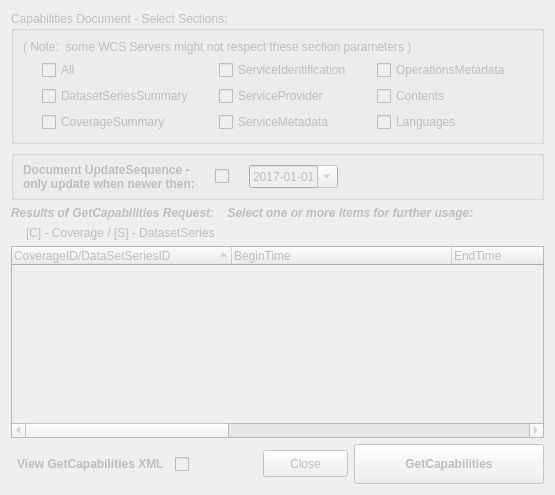
     <widget class="QWidget" name="tab_GCa">
      <property name="enabled">
       <bool>false</bool>
      </property>
      <property name="mouseTracking">
       <bool>false</bool>
      </property>
      <property name="focusPolicy">
       <enum>Qt::NoFocus</enum>
      </property>
      <attribute name="title">
       <string>GetCapabilities</string>
      </attribute>
      <layout class="QVBoxLayout" name="verticalLayout_8">
       <item>
        <widget class="QGroupBox" name="GroupBox_4">
         <property name="title">
          <string>Capabilities Document - Select Sections:</string>
         </property>
         <layout class="QVBoxLayout" name="verticalLayout_9">
          <item>
           <widget class="QLabel" name="label">
            <property name="text">
             <string>( Note:  some WCS Servers might not respect these section parameters )</string>
            </property>
           </widget>
          </item>
          <item>
           <layout class="QGridLayout" name="gridLayout_5">
            <item row="1" column="0">
             <widget class="QCheckBox" name="checkBox_GCaDaSerSum">
              <property name="sizePolicy">
               <sizepolicy hsizetype="Maximum" vsizetype="Fixed">
                <horstretch>0</horstretch>
                <verstretch>0</verstretch>
               </sizepolicy>
              </property>
              <property name="text">
               <string>DatasetSeriesSummary</string>
              </property>
             </widget>
            </item>
            <item row="2" column="0">
             <widget class="QCheckBox" name="checkBox_GCaCovSum">
              <property name="sizePolicy">
               <sizepolicy hsizetype="Maximum" vsizetype="Fixed">
                <horstretch>0</horstretch>
                <verstretch>0</verstretch>
               </sizepolicy>
              </property>
              <property name="text">
               <string>CoverageSummary</string>
              </property>
             </widget>
            </item>
            <item row="1" column="1">
             <widget class="QCheckBox" name="checkBox_GCaServProv">
              <property name="sizePolicy">
               <sizepolicy hsizetype="Maximum" vsizetype="Fixed">
                <horstretch>0</horstretch>
                <verstretch>0</verstretch>
               </sizepolicy>
              </property>
              <property name="text">
               <string>ServiceProvider</string>
              </property>
             </widget>
            </item>
            <item row="0" column="0">
             <widget class="QCheckBox" name="checkBox_GCaAll">
              <property name="text">
               <string>All</string>
              </property>
             </widget>
            </item>
            <item row="0" column="1">
             <widget class="QCheckBox" name="checkBox_GCaServId">
              <property name="sizePolicy">
               <sizepolicy hsizetype="Maximum" vsizetype="Fixed">
                <horstretch>0</horstretch>
                <verstretch>0</verstretch>
               </sizepolicy>
              </property>
              <property name="text">
               <string>ServiceIdentification</string>
              </property>
             </widget>
            </item>
            <item row="2" column="2">
             <widget class="QCheckBox" name="checkBox_GCaLang">
              <property name="sizePolicy">
               <sizepolicy hsizetype="Maximum" vsizetype="Fixed">
                <horstretch>0</horstretch>
                <verstretch>0</verstretch>
               </sizepolicy>
              </property>
              <property name="text">
               <string>Languages</string>
              </property>
             </widget>
            </item>
            <item row="1" column="2">
             <widget class="QCheckBox" name="checkBox_GCaCont">
              <property name="sizePolicy">
               <sizepolicy hsizetype="Maximum" vsizetype="Fixed">
                <horstretch>0</horstretch>
                <verstretch>0</verstretch>
               </sizepolicy>
              </property>
              <property name="text">
               <string>Contents</string>
              </property>
             </widget>
            </item>
            <item row="0" column="2">
             <widget class="QCheckBox" name="checkBox_GCaOpMeta">
              <property name="sizePolicy">
               <sizepolicy hsizetype="Maximum" vsizetype="Fixed">
                <horstretch>0</horstretch>
                <verstretch>0</verstretch>
               </sizepolicy>
              </property>
              <property name="text">
               <string>OperationsMetadata</string>
              </property>
             </widget>
            </item>
            <item row="2" column="1">
             <widget class="QCheckBox" name="checkBox_GCaServMeta">
              <property name="sizePolicy">
               <sizepolicy hsizetype="Maximum" vsizetype="Fixed">
                <horstretch>0</horstretch>
                <verstretch>0</verstretch>
               </sizepolicy>
              </property>
              <property name="text">
               <string>ServiceMetadata</string>
              </property>
             </widget>
            </item>
           </layout>
          </item>
         </layout>
        </widget>
       </item>
       <item>
        <widget class="QGroupBox" name="GroupBox_5">
         <property name="minimumSize">
          <size>
           <width>431</width>
           <height>50</height>
          </size>
         </property>
         <property name="title">
          <string/>
         </property>
         <property name="alignment">
          <set>Qt::AlignLeading|Qt::AlignLeft|Qt::AlignTop</set>
         </property>
         <layout class="QHBoxLayout" name="horizontalLayout_2">
          <property name="spacing">
           <number>20</number>
          </property>
          <property name="topMargin">
           <number>0</number>
          </property>
          <property name="bottomMargin">
           <number>0</number>
          </property>
          <item>
           <widget class="QLabel" name="label_GCaInfo1">
            <property name="font">
             <font>
              <weight>75</weight>
              <bold>true</bold>
             </font>
            </property>
            <property name="text">
             <string>Document UpdateSequence - 
only update when newer then:</string>
            </property>
           </widget>
          </item>
          <item>
           <widget class="QCheckBox" name="checkBox_GCa_ActiveDate">
            <property name="enabled">
             <bool>false</bool>
            </property>
            <property name="text">
             <string/>
            </property>
           </widget>
          </item>
          <item>
           <widget class="QDateEdit" name="dateEdit_GCaDocUpdate">
            <property name="enabled">
             <bool>false</bool>
            </property>
            <property name="specialValueText">
             <string>1970-01-01</string>
            </property>
            <property name="date">
             <date>
              <year>2017</year>
              <month>1</month>
              <day>1</day>
             </date>
            </property>
            <property name="minimumDateTime">
             <datetime>
              <hour>0</hour>
              <minute>0</minute>
              <second>0</second>
              <year>1900</year>
              <month>1</month>
              <day>1</day>
             </datetime>
            </property>
            <property name="maximumTime">
             <time>
              <hour>23</hour>
              <minute>59</minute>
              <second>59</second>
             </time>
            </property>
            <property name="currentSection">
             <enum>QDateTimeEdit::YearSection</enum>
            </property>
            <property name="displayFormat">
             <string>yyyy-MM-dd</string>
            </property>
            <property name="calendarPopup">
             <bool>true</bool>
            </property>
           </widget>
          </item>
          <item>
           <spacer name="horizontalSpacer_18">
            <property name="orientation">
             <enum>Qt::Horizontal</enum>
            </property>
            <property name="sizeHint" stdset="0">
             <size>
              <width>40</width>
              <height>20</height>
             </size>
            </property>
           </spacer>
          </item>
         </layout>
        </widget>
       </item>
       <item>
        <layout class="QVBoxLayout" name="verticalLayout_10">
         <item>
          <widget class="QLabel" name="label_3">
           <property name="sizePolicy">
            <sizepolicy hsizetype="Preferred" vsizetype="Preferred">
             <horstretch>0</horstretch>
             <verstretch>0</verstretch>
            </sizepolicy>
           </property>
           <property name="minimumSize">
            <size>
             <width>0</width>
             <height>0</height>
            </size>
           </property>
           <property name="font">
            <font>
             <weight>75</weight>
             <italic>true</italic>
             <bold>true</bold>
            </font>
           </property>
           <property name="text">
            <string>Results of GetCapabilities Request:    Select one or more items for further usage:  </string>
           </property>
           <property name="wordWrap">
            <bool>true</bool>
           </property>
          </widget>
         </item>
         <item>
          <widget class="QLabel" name="label_7">
           <property name="text">
            <string>[C] - Coverage / [S] - DatasetSeries</string>
           </property>
           <property name="indent">
            <number>15</number>
           </property>
          </widget>
         </item>
         <item>
          <widget class="QTreeWidget" name="treeWidget_GCa">
           <property name="editTriggers">
            <set>QAbstractItemView::DoubleClicked</set>
           </property>
           <property name="alternatingRowColors">
            <bool>false</bool>
           </property>
           <property name="selectionMode">
            <enum>QAbstractItemView::MultiSelection</enum>
           </property>
           <property name="selectionBehavior">
            <enum>QAbstractItemView::SelectRows</enum>
           </property>
           <property name="autoExpandDelay">
            <number>-1</number>
           </property>
           <property name="indentation">
            <number>4</number>
           </property>
           <property name="sortingEnabled">
            <bool>true</bool>
           </property>
           <property name="columnCount">
            <number>6</number>
           </property>
           <attribute name="headerDefaultSectionSize">
            <number>220</number>
           </attribute>
           <attribute name="headerMinimumSectionSize">
            <number>70</number>
           </attribute>
           <attribute name="headerStretchLastSection">
            <bool>true</bool>
           </attribute>
           <column>
            <property name="text">
             <string>CoverageID/DataSetSeriesID</string>
            </property>
           </column>
           <column>
            <property name="text">
             <string>BeginTime</string>
            </property>
           </column>
           <column>
            <property name="text">
             <string>EndTime</string>
            </property>
           </column>
           <column>
            <property name="text">
             <string>UpperCorner [WGS84]</string>
            </property>
           </column>
           <column>
            <property name="text">
             <string>LowerCorner [WGS84]</string>
            </property>
           </column>
           <column>
            <property name="text">
             <string>[C]/[S]</string>
            </property>
           </column>
          </widget>
         </item>
        </layout>
       </item>
       <item>
        <layout class="QHBoxLayout" name="horizontalLayout_3">
         <item>
          <widget class="QCheckBox" name="checkBox_GCaFull">
           <property name="font">
            <font>
             <weight>75</weight>
             <bold>true</bold>
            </font>
           </property>
           <property name="layoutDirection">
            <enum>Qt::RightToLeft</enum>
           </property>
           <property name="text">
            <string>View GetCapabilities XML  </string>
           </property>
          </widget>
         </item>
         <item>
          <spacer name="horizontalSpacer">
           <property name="orientation">
            <enum>Qt::Horizontal</enum>
           </property>
           <property name="sizeHint" stdset="0">
            <size>
             <width>68</width>
             <height>20</height>
            </size>
           </property>
          </spacer>
         </item>
         <item>
          <widget class="QPushButton" name="btnClose_GCa">
           <property name="sizePolicy">
            <sizepolicy hsizetype="Fixed" vsizetype="Fixed">
             <horstretch>0</horstretch>
             <verstretch>0</verstretch>
            </sizepolicy>
           </property>
           <property name="minimumSize">
            <size>
             <width>85</width>
             <height>27</height>
            </size>
           </property>
           <property name="text">
            <string>Close</string>
           </property>
          </widget>
         </item>
         <item>
          <widget class="QPushButton" name="pushButton_GCa">
           <property name="sizePolicy">
            <sizepolicy hsizetype="Fixed" vsizetype="Fixed">
             <horstretch>0</horstretch>
             <verstretch>0</verstretch>
            </sizepolicy>
           </property>
           <property name="minimumSize">
            <size>
             <width>190</width>
             <height>40</height>
            </size>
           </property>
           <property name="font">
            <font>
             <weight>75</weight>
             <bold>true</bold>
            </font>
           </property>
           <property name="text">
            <string>GetCapabilities</string>
           </property>
          </widget>
         </item>
        </layout>
       </item>
      </layout>
     </widget>
